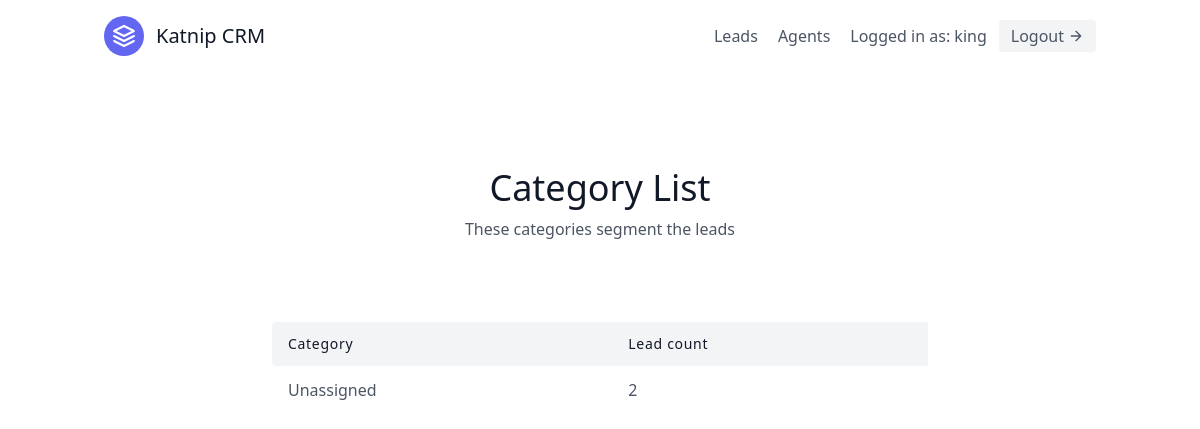
The app's page /leads/categories/ (signed in), older data.
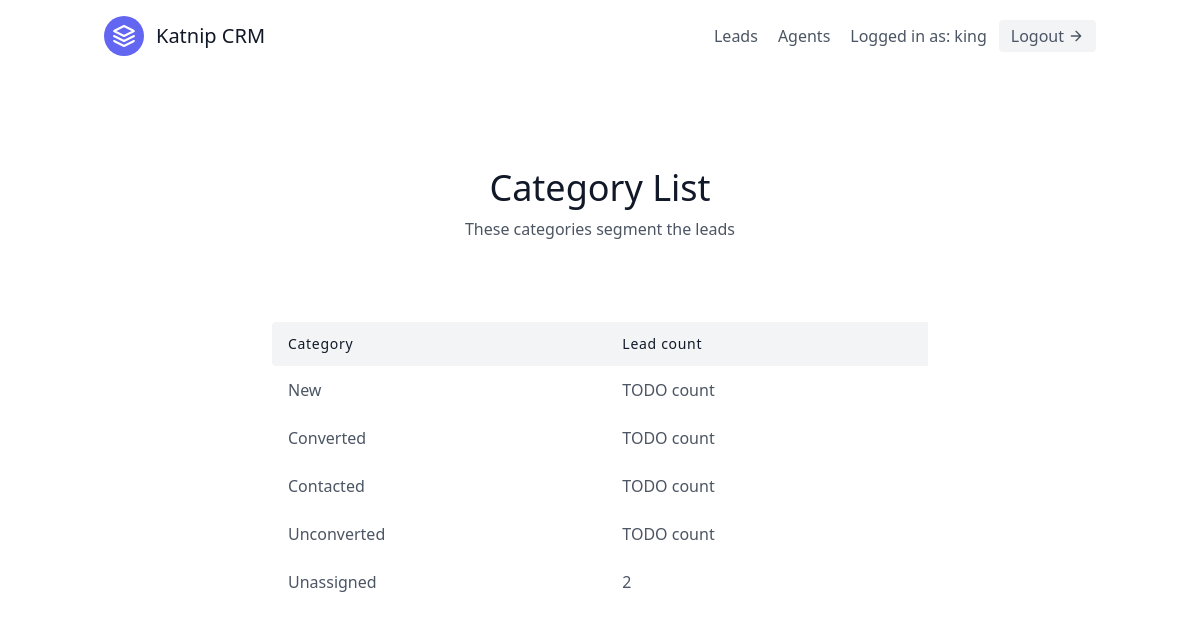
The same page, newer data.
### leads/models.py (models this page shows, shortened)
class Category(models.Model):
    name = models.CharField(max_length=30)
    organisation = models.ForeignKey(UserProfile, on_delete=models.CASCADE)

### leads/views.py (the view)
# urls.py: path("categories/", CategoryListView.as_view(), name="category-list"),
class CategoryListView(LoginRequiredMixin, ListView):
    template_name = "leads/category_list.html"
    context_object_name = "category_list"
    def get_context_data(self, **kwargs):
        context = super(CategoryListView, self).get_context_data(**kwargs)
        user = self.request.user
        if user.is_organiser:
            queryset = Lead.objects.filter(
                organisation=user.userprofile,
            )
        else:
            queryset = Lead.objects.filter(
                organisation=user.agent.organisation,
            )
        context.update(
            {"unassigned_lead_count": queryset.filter(category__isnull=True).count()}
        )
        return context
    def get_queryset(self):
        user = self.request.user
        if user.is_organiser:
            queryset = Category.objects.filter(
                organisation=user.userprofile,
            )
        else:
            queryset = Category.objects.filter(
                organisation=user.agent.organisation,
            )
        return queryset

### leads/templates/leads/category_list.html
{% extends 'base.html' %}
{% block content %}
<section class="text-gray-600 body-font">
  <div class="container px-5 py-24 mx-auto">
    <div class="flex flex-col text-center w-full mb-20">
      <h1 class="sm:text-4xl text-3xl font-medium title-font mb-2 text-gray-900">Category List</h1>
      <p class="lg:w-2/3 mx-auto leading-relaxed text-base">These categories segment the leads</p>
    </div>
    <div class="lg:w-2/3 w-full mx-auto overflow-auto">
      <table class="table-auto w-full text-left whitespace-no-wrap">
        <thead>
          <tr>
            <th class="px-4 py-3 title-font tracking-wider font-medium text-gray-900 text-sm bg-gray-100 rounded-tl rounded-bl">Category</th>
            <th class="px-4 py-3 title-font tracking-wider font-medium text-gray-900 text-sm bg-gray-100">Lead count</th>
          </tr>
        </thead>
        <tbody>
            {% for category in category_list  %}
                <tr>
                    <td class="px-4 py-3">
                        <a href="{% url 'leads:category-detail' category.pk %}">
                            {{ category.name }}
                        </a>
                    </td>
                    <td class="px-4 py-3">TODO count</td>
                </tr>
            {% endfor %}
            <tr>
                <td class="px-4 py-3">Unassigned</td>
                <td class="px-4 py-3">{{ unassigned_lead_count }}</td>
            </tr>
        </tbody>
      </table>
    </div>
</section>
{% endblock content %}

Row changes from the older to the newer data that the page shows:
added Category: name "New"
added Category: name "Converted"
added Category: name "Contacted"
added Category: name "Unconverted"
